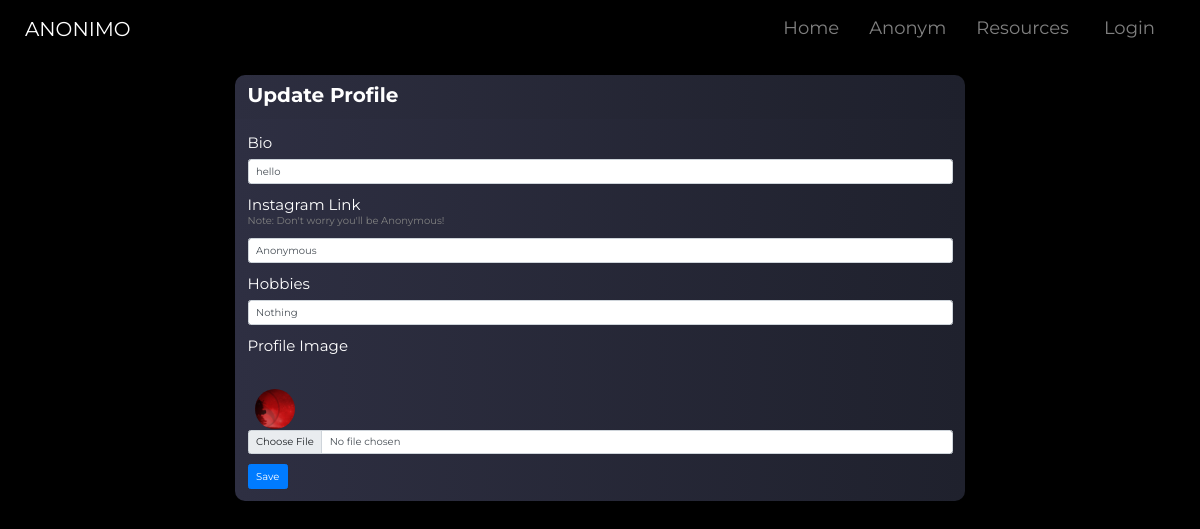
/edit/13, run on the app's committed database.
### home/models.py (models this page shows)
class editProfile(models.Model):
    profile_user=models.ForeignKey(User, blank=True, null=True, on_delete= models.CASCADE)
    bio = models.TextField()
    instagram = models.CharField(max_length=155)
    hobbies = models.CharField(max_length=155)
    image = models.ImageField(upload_to=filepath, null=True, blank = True)
    followers = models.ManyToManyField(User, blank=True, related_name="followers")
    key = models.CharField(max_length=150)

### home/views.py (the view, shortened to what this page needs)
# urls.py: path('edit/<int:id>',views.edit, name='edit'),
def edit(request,id):
    user_profile = editProfile.objects.get(id= id)
    friend_count = len(FriendRequest.objects.filter(to_user = request.user))
    context = {'user_profile':user_profile,'friend_count':friend_count, }
    return render(request, 'edit.html',context)

### templates/edit.html (shortened to what this page needs)
{% extends 'base.html' %}
{% load static %}
{% block content %}
<link rel ="stylesheet" href="{% static 'css/settings.css' %}">
<link href="//maxcdn.bootstrapcdn.com/bootstrap/4.1.1/css/bootstrap.min.css" rel="stylesheet" id="bootstrap-css">
  <link href="https://use.fontawesome.com/releases/v5.0.6/css/all.css" rel="stylesheet">
  <br><br><br><br><br>
    <section class="section">
    <div class="container">
        <div class="row justify-content-center">
            <div class="col-md-8">
                <div class="card">
                    <div class="card-header">
                        <h2 class="fw-bold">Update Profile</h2>
                    </div>
                    <div class="card-body">
                        <form action="" method="POST" enctype="multipart/form-data">
                            <div class="mb-3">
                                <label for="" class="form-label">Bio</label>
                                <input type="text" Required name="bio" class="form-control" value = "{{user_profile.bio}}">
                            </div>
                            <div class="mb-3">
                                <label for="" class="form-label">Instagram Link</label>
                                <p style="font-size:10px; color: grey; margin-top: -8px;" >Note: Don't worry you'll be Anonymous! </p>
                                <input type="text" Required name="instagram" class="form-control"  value = "{{user_profile.instagram}}">
                            </div>
                            <div class="mb-3">
                                <label for="" class="form-label">Hobbies</label>
                                <input type="text" Required name="Hobbies" class="form-control"  value = "{{user_profile.hobbies}}">
                            </div>
                             <div class="mb-3">
                                <label for="" class="form-label">Profile Image</label><br><br>
                                <img src="{{user_profile.image.url}}" alt="" class="profile-img">
                                <br><br>
                                <input type="file"  name="image" class="form-control">
                            </div>
                            <button type="submit" class="btn btn-primary">Save</button>
                        </form>
                    </div>
                </div>
            </div>
        </div>
    </div>
</section>
<br><br><br>
{% endblock %}

### static/css/settings.css (style rules this page uses)
html { font-size: 62.5%; }
* { font-family: 'Montserrat', sans-serif; }
body { background-repeat: no-repeat; }
.profile-img { width: 4rem; height: 4rem; border-radius: 50%; float: left; margin-right: 1rem; margin-left: 0.7rem; margin-top: 0.4rem; object-fit: cover; object-position: center right; }
.card { min-height: 10rem; border-radius: 1rem !important; border: none !important; font-size: 1.5rem; margin: auto; background-image: linear-gradient(to left,#1f212d,#2e2f42); color: white; }
.card-header { border: none !important; font-size:2.2rem; margin-bottom: 1rem; padding-left: 0.8rem; padding-top: 1rem; }

### templates/base.html (style rules this page uses)
body { background-color: linear-gradient(147deg, #2e2f42 0%, black 60%) !important; background-repeat: no-repeat; background-size:cover !important; }

### data on the page
editProfile: bio "hello", instagram "Anonymous", Hobbies "Nothing", image (picture)
